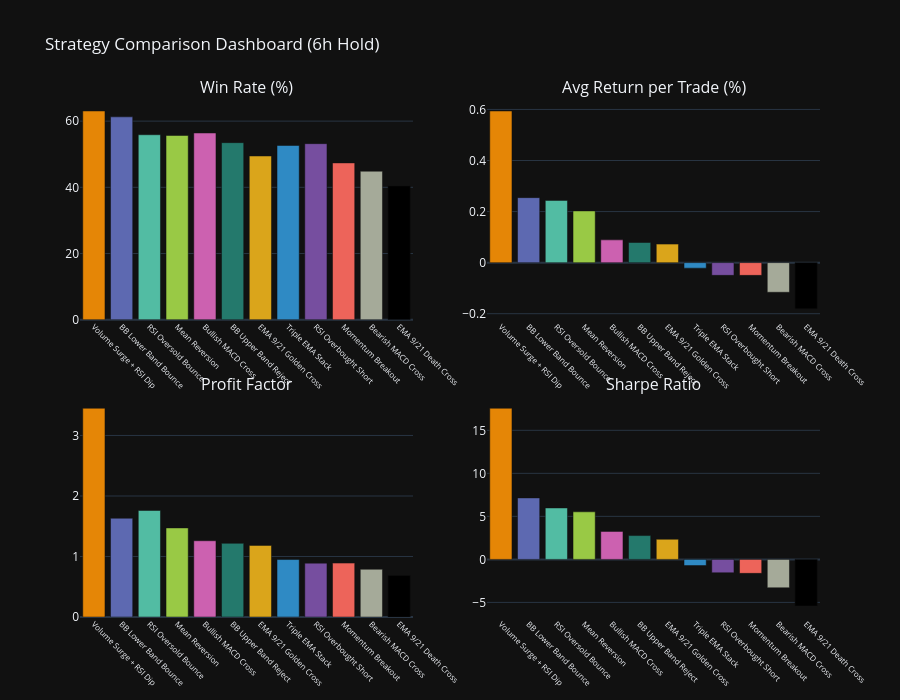

This figure's notebook cell:
### Code cell
# Bar chart comparing key metrics across strategies
fig = make_subplots(
    rows=2, cols=2,
    subplot_titles=('Win Rate (%)', 'Avg Return per Trade (%)', 'Profit Factor', 'Sharpe Ratio'),
    vertical_spacing=0.15,
    horizontal_spacing=0.1
)

strategies = df_6h['Strategy'].tolist()
colors = px.colors.qualitative.Vivid[:len(strategies)]

fig.add_trace(go.Bar(x=strategies, y=df_6h['Win Rate (%)'].tolist(), marker_color=colors, showlegend=False), row=1, col=1)
fig.add_trace(go.Bar(x=strategies, y=df_6h['Avg Return (%)'].tolist(), marker_color=colors, showlegend=False), row=1, col=2)
fig.add_trace(go.Bar(x=strategies, y=df_6h['Profit Factor'].tolist(), marker_color=colors, showlegend=False), row=2, col=1)
fig.add_trace(go.Bar(x=strategies, y=df_6h['Sharpe Ratio'].tolist(), marker_color=colors, showlegend=False), row=2, col=2)

fig.update_layout(height=700, template='plotly_dark', title_text='Strategy Comparison Dashboard (6h Hold)')
fig.update_xaxes(tickangle=45, tickfont_size=8)
fig.show()

### Figure 1 — Plotly figure (JSON) as saved in the notebook; plotly's stock layout.template omitted (floating-point values rounded to 4 significant figures)
{"data": [{"marker": {"color": ["rgb(229, 134, 6)", "rgb(93, 105, 177)", "rgb(82, 188, 163)", "rgb(153, 201, 69)", "rgb(204, 97, 176)", "rgb(36, 121, 108)", "rgb(218, 165, 27)", "rgb(47, 138, 196)", "rgb(118, 78, 159)", "rgb(237, 100, 90)", "rgb(165, 170, 153)"]}, "showlegend": false, "type": "bar", "x": ["Volume Surge + RSI Dip", "BB Lower Band Bounce", "RSI Oversold Bounce", "Mean Reversion", "Bullish MACD Cross", "BB Upper Band Reject", "EMA 9/21 Golden Cross", "Triple EMA Stack", "RSI Overbought Short", "Momentum Breakout", "Bearish MACD Cross", "EMA 9/21 Death Cross"], "xaxis": "x", "y": [63.06, 61.29, 55.88, 55.66, 56.41, 53.49, 49.47, 52.63, 53.19, 47.37, 44.87, 40.43], "yaxis": "y"}, {"marker": {"color": ["rgb(229, 134, 6)", "rgb(93, 105, 177)", "rgb(82, 188, 163)", "rgb(153, 201, 69)", "rgb(204, 97, 176)", "rgb(36, 121, 108)", "rgb(218, 165, 27)", "rgb(47, 138, 196)", "rgb(118, 78, 159)", "rgb(237, 100, 90)", "rgb(165, 170, 153)"]}, "showlegend": false, "type": "bar", "x": ["Volume Surge + RSI Dip", "BB Lower Band Bounce", "RSI Oversold Bounce", "Mean Reversion", "Bullish MACD Cross", "BB Upper Band Reject", "EMA 9/21 Golden Cross", "Triple EMA Stack", "RSI Overbought Short", "Momentum Breakout", "Bearish MACD Cross", "EMA 9/21 Death Cross"], "xaxis": "x2", "y": [0.594, 0.2546, 0.2438, 0.2026, 0.0892, 0.0788, 0.0725, -0.0216, -0.0498, -0.0499, -0.116, -0.1806], "yaxis": "y2"}, {"marker": {"color": ["rgb(229, 134, 6)", "rgb(93, 105, 177)", "rgb(82, 188, 163)", "rgb(153, 201, 69)", "rgb(204, 97, 176)", "rgb(36, 121, 108)", "rgb(218, 165, 27)", "rgb(47, 138, 196)", "rgb(118, 78, 159)", "rgb(237, 100, 90)", "rgb(165, 170, 153)"]}, "showlegend": false, "type": "bar", "x": ["Volume Surge + RSI Dip", "BB Lower Band Bounce", "RSI Oversold Bounce", "Mean Reversion", "Bullish MACD Cross", "BB Upper Band Reject", "EMA 9/21 Golden Cross", "Triple EMA Stack", "RSI Overbought Short", "Momentum Breakout", "Bearish MACD Cross", "EMA 9/21 Death Cross"], "xaxis": "x3", "y": [3.45, 1.633, 1.761, 1.472, 1.26, 1.218, 1.183, 0.9497, 0.8904, 0.8909, 0.7893, 0.6864], "yaxis": "y3"}, {"marker": {"color": ["rgb(229, 134, 6)", "rgb(93, 105, 177)", "rgb(82, 188, 163)", "rgb(153, 201, 69)", "rgb(204, 97, 176)", "rgb(36, 121, 108)", "rgb(218, 165, 27)", "rgb(47, 138, 196)", "rgb(118, 78, 159)", "rgb(237, 100, 90)", "rgb(165, 170, 153)"]}, "showlegend": false, "type": "bar", "x": ["Volume Surge + RSI Dip", "BB Lower Band Bounce", "RSI Oversold Bounce", "Mean Reversion", "Bullish MACD Cross", "BB Upper Band Reject", "EMA 9/21 Golden Cross", "Triple EMA Stack", "RSI Overbought Short", "Momentum Breakout", "Bearish MACD Cross", "EMA 9/21 Death Cross"], "xaxis": "x4", "y": [17.56, 7.143, 5.978, 5.528, 3.25, 2.767, 2.342, -0.72, -1.553, -1.624, -3.302, -5.42], "yaxis": "y4"}], "layout": {"annotations": [{"font": {"size": 16}, "showarrow": false, "text": "Win Rate (%)", "x": 0.225, "xanchor": "center", "xref": "paper", "y": 1, "yanchor": "bottom", "yref": "paper"}, {"font": {"size": 16}, "showarrow": false, "text": "Avg Return per Trade (%)", "x": 0.775, "xanchor": "center", "xref": "paper", "y": 1, "yanchor": "bottom", "yref": "paper"}, {"font": {"size": 16}, "showarrow": false, "text": "Profit Factor", "x": 0.225, "xanchor": "center", "xref": "paper", "y": 0.425, "yanchor": "bottom", "yref": "paper"}, {"font": {"size": 16}, "showarrow": false, "text": "Sharpe Ratio", "x": 0.775, "xanchor": "center", "xref": "paper", "y": 0.425, "yanchor": "bottom", "yref": "paper"}], "height": 700, "title": {"text": "Strategy Comparison Dashboard (6h Hold)"}, "xaxis": {"anchor": "y", "domain": [0, 0.45], "tickangle": 45, "tickfont": {"size": 8}}, "xaxis2": {"anchor": "y2", "domain": [0.55, 1], "tickangle": 45, "tickfont": {"size": 8}}, "xaxis3": {"anchor": "y3", "domain": [0, 0.45], "tickangle": 45, "tickfont": {"size": 8}}, "xaxis4": {"anchor": "y4", "domain": [0.55, 1], "tickangle": 45, "tickfont": {"size": 8}}, "yaxis": {"anchor": "x", "domain": [0.575, 1]}, "yaxis2": {"anchor": "x2", "domain": [0.575, 1]}, "yaxis3": {"anchor": "x3", "domain": [0, 0.425]}, "yaxis4": {"anchor": "x4", "domain": [0, 0.425]}}}
